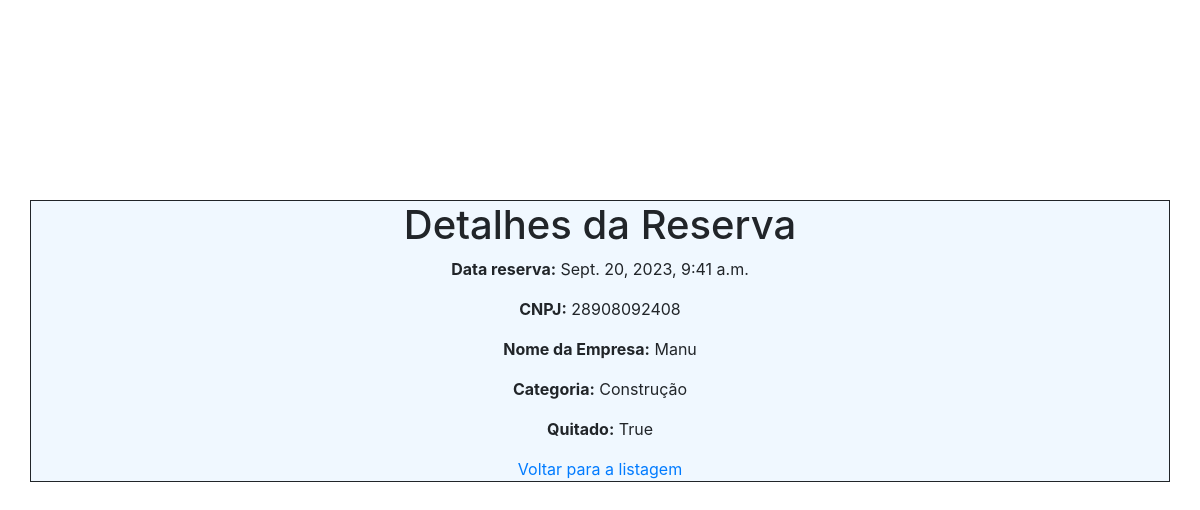
The page /detalhes/1/ on the database its author committed.
### core/models.py (models this page shows)
class Reserva(models.Model):
    cnpj = models.CharField(max_length=100)
    nome_empresa= models.CharField(max_length=100)
    categoria_empresa = models.CharField(max_length=100)
    quitado = models.BooleanField()
    stand = models.ForeignKey(Stand, on_delete=models.CASCADE)
    data_reserva = models.DateTimeField(auto_now_add=True)  # Define automaticamente a data no momento da reserva
    class Meta:
        ordering = ['data_reserva']  # Ordena as reservas por ordem crescente de data

### core/views.py (the view)
# urls.py: path('detalhes/<int:reserva_id>/', detalhes_reserva, name='detalhes_reserva'),
def detalhes_reserva(request, reserva_id):
    reserva = Reserva.objects.get(id=reserva_id)
    return render(request, 'core/detalhes_reserva.html', {'reserva': reserva})

### core/templates/core/detalhes_reserva.html (shortened to what this page needs)
<!DOCTYPE html>
<html lang="en">
<head>
  <link rel="stylesheet" href="https://cdn.jsdelivr.net/npm/bootstrap@4.0.0/dist/css/bootstrap.min.css"
>
</head>
<body>
  <div class="container"
    style="display: flex; flex-direction:column; align-items:center; margin-top: 200px; border: solid 0.5px; background-color:aliceblue;">
    <h1>Detalhes da Reserva</h1>
    <p><strong>Data reserva:</strong> {{ reserva.data_reserva }}</p>
    <p><strong>CNPJ:</strong> {{ reserva.cnpj }}</p>
    <p><strong>Nome da Empresa:</strong> {{ reserva.nome_empresa }}</p>
    <p><strong>Categoria:</strong> {{ reserva.categoria_empresa }}</p>
    <p><strong>Quitado:</strong> {{ reserva.quitado }}</p>
    <a href="{% url 'listagem' %}">Voltar para a listagem</a>
  </div>
</body>
</html>

### rows shown on the page
Reserva: data_reserva "Sept. 20, 2023, 9:41 a.m.", cnpj "28908092408", nome_empresa "Manu", categoria_empresa "Construção", quitado "True"
